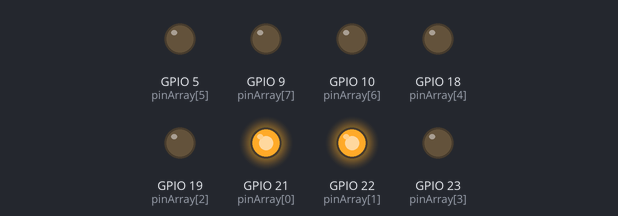
The sketch below on a simulated ESP32. Parts: output pins drawn as LEDs (lit = HIGH).

Above: at 0.1 s.
Timing chart, 0 to 1.6 s (numbered marks = the images above):
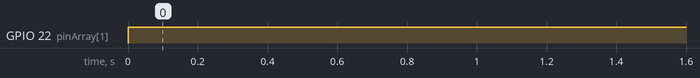

Measured:
- by itself, GPIO 22 (pinArray[1]): LOW → HIGH at 0.00 s

The sketch:

ESP32_Widerstandsleiter001.ino
```cpp
int pinArray[] = {21, 22, 19, 23, 18, 5, 10, 9};
int value; // DAC-Wert

void setup() {
  for(int i = 0; i < 8; i++)
    pinMode(pinArray[i], OUTPUT);
  value = B00000011; // Ansteuerung des R2R-Netzwerkes
}

void loop() {
  for(int i = 0; i < 8; i++)
    digitalWrite(pinArray[i], bitRead(value, i) ==1?HIGH:LOW);
}
```
